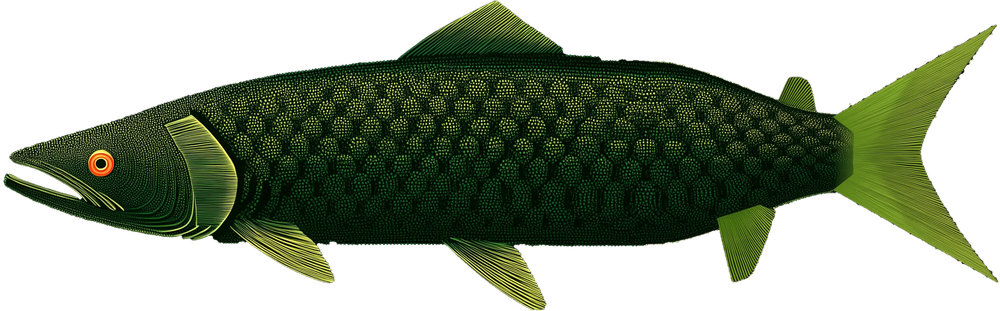
#> input picture assets/3d/salmon_texture.png, 1000 x 311 px, shrunk from 2560 x 797 before the run
$ python salmon_texture.py ../assets/3d/salmon_texture.png
#> lines starting #> are read from the running program, lines starting #| are printed output that depends on the picture; after the words box and inside, x2 and y2 are one past the last pixel; in counts of white or black regions, pixels touching at a corner belong together
"""Clean the salmon texture's outline: assets/3d/salmon_texture.png (used by build_salmon_glb.py).

    python3 scripts/salmon_texture.py <source texture>

The cut-out's alpha had stray specks floating off the fins and small notches along the
edges (from keying and upscaling). This keeps the artwork, rebuilds only the alpha: the
main silhouette, opened to drop specks, closed to fill notches, then softened by about a
pixel so the edge anti-aliases (the web material uses alpha to coverage)."""
import sys
from pathlib import Path
import numpy as np
from PIL import Image
from scipy import ndimage as ndi

ROOT = Path(__file__).resolve().parent.parent
im = Image.open(sys.argv[1]).convert("RGBA")
#> im is the input picture: PIL image 1000x311 RGBA; mean R, G, B, A 20, 30.2, 11.7, 125.3
px = np.asarray(im).copy()
m = px[..., 3] > 127
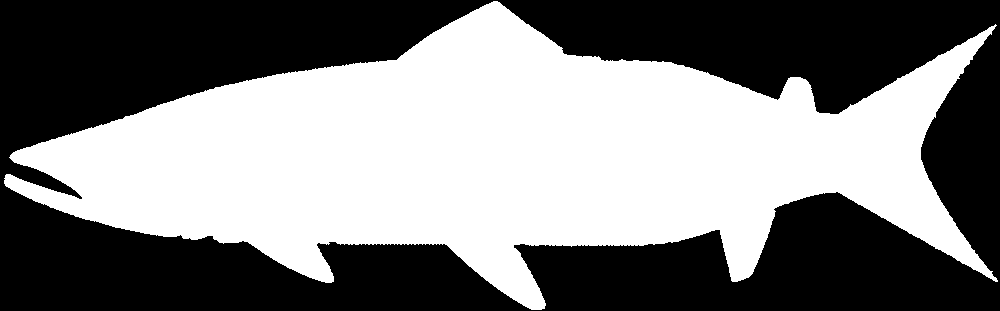
#> m: shape (311, 1000) bool; 49.1% white; 1 white region, box (x1, y1, x2, y2) and area: (4, 1, 998, 310) 152819

lab, n = ndi.label(m)
#> n = 1
m = lab == 1 + int(np.argmax(ndi.sum(m, lab, range(1, n + 1))))  # the fish only
disk = ndi.generate_binary_structure(2, 1)
disk = ndi.iterate_structure(disk, 2)  # radius 2
m = ndi.binary_opening(m, disk)  # specks and hairline spurs off the edge
#> m: shape (311, 1000) bool; 49.1% white; 1 white region, box (x1, y1, x2, y2) and area: (4, 1, 996, 310) 152760
m = ndi.binary_closing(m, disk)  # small notches into it
#> m: shape (311, 1000) bool; 49.1% white; 1 white region, box (x1, y1, x2, y2) and area: (4, 2, 996, 309) 152773
m = ndi.binary_fill_holes(m)
alpha = ndi.gaussian_filter(m.astype(np.float32), 0.8)

px[..., 3] = np.round(alpha * 255).astype(np.uint8)
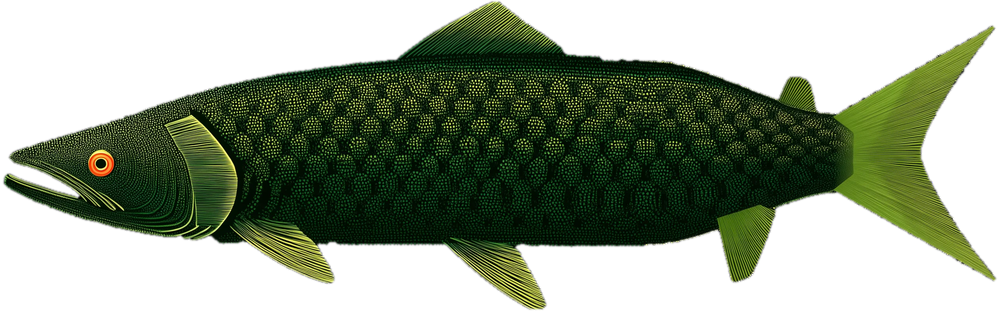
#> px: shape (311, 1000, 4); 4.61% of pixels changed, all inside (x1, y1, x2, y2) = (1, 0, 1000, 311); transparent parts drawn white
out = ROOT / "assets/3d/salmon_texture.png"
Image.fromarray(px).save(out, optimize=True)
print("wrote", out, im.size, "components dropped:", n - 1)
#| wrote assets/3d/salmon_texture.png (1000, 311) components dropped: 0
